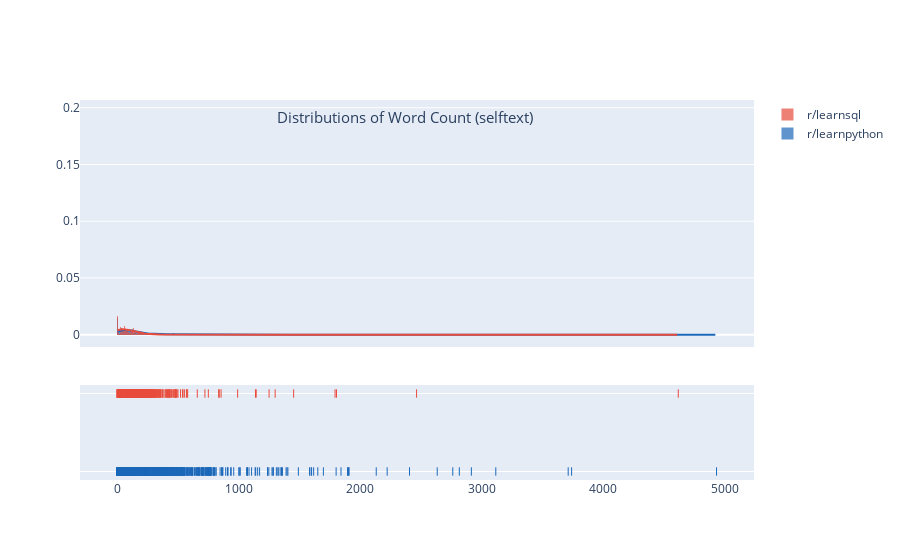

Notebook code for this chart:
### Markdown cell above
Overall title length distributions are nearly identical for both subreddits, likely because there's the same character limit for titles imposed on both subreddits.

### Code cell
import plotly.figure_factory as ff

hist_data = [learnpy['post_wc'], learnsql['post_wc']]
group_labels = ['r/learnpython', 'r/learnsql']

fig = ff.create_distplot(hist_data, group_labels, bin_size=[1, 1], colors=['#1C68B9', '#E84C3C'])
fig.update_layout(title_text='Distributions of Word Count (selftext)', title_x=.45, title_y=.8, title_font_size=15)
fig.show()

### Figure 1 — Plotly figure (JSON) as saved in the notebook; plotly's stock layout.template omitted (floating-point values rounded to 4 significant figures; data arrays with more than 128 entries replaced by an {"elided": "..."} marker saying what was removed)
{"data": [{"histnorm": "probability density", "legendgroup": "r/learnpython", "marker": {"color": "#1C68B9"}, "name": "r/learnpython", "opacity": 0.7, "type": "histogram", "x": {"elided": "3328 int values"}, "xaxis": "x", "xbins": {"end": 4932, "size": 1, "start": 1}, "yaxis": "y"}, {"histnorm": "probability density", "legendgroup": "r/learnsql", "marker": {"color": "#E84C3C"}, "name": "r/learnsql", "opacity": 0.7, "type": "histogram", "x": {"elided": "1389 int values"}, "xaxis": "x", "xbins": {"end": 4617, "size": 1, "start": 1}, "yaxis": "y"}, {"legendgroup": "r/learnpython", "marker": {"color": "#1C68B9"}, "mode": "lines", "name": "r/learnpython", "showlegend": false, "type": "scatter", "x": {"elided": "500 float values"}, "xaxis": "x", "y": {"elided": "500 float values"}, "yaxis": "y"}, {"legendgroup": "r/learnsql", "marker": {"color": "#E84C3C"}, "mode": "lines", "name": "r/learnsql", "showlegend": false, "type": "scatter", "x": {"elided": "500 float values"}, "xaxis": "x", "y": {"elided": "500 float values"}, "yaxis": "y"}, {"legendgroup": "r/learnpython", "marker": {"color": "#1C68B9", "symbol": "line-ns-open"}, "mode": "markers", "name": "r/learnpython", "showlegend": false, "type": "scatter", "x": {"elided": "3328 int values"}, "xaxis": "x", "y": {"elided": "3328 str values"}, "yaxis": "y2"}, {"legendgroup": "r/learnsql", "marker": {"color": "#E84C3C", "symbol": "line-ns-open"}, "mode": "markers", "name": "r/learnsql", "showlegend": false, "type": "scatter", "x": {"elided": "1389 int values"}, "xaxis": "x", "y": {"elided": "1389 str values"}, "yaxis": "y2"}], "layout": {"autosize": true, "barmode": "overlay", "hovermode": "closest", "legend": {"traceorder": "reversed"}, "title": {"font": {"size": 15}, "text": "Distributions of Word Count (selftext)", "x": 0.45, "y": 0.8}, "xaxis": {"anchor": "y2", "autorange": true, "domain": [0, 1], "range": [-301.6, 5235.0], "type": "linear", "zeroline": false}, "yaxis": {"anchor": "free", "autorange": true, "domain": [0.35, 1], "position": 0, "range": [-0.01089, 0.2069], "type": "linear"}, "yaxis2": {"anchor": "x", "autorange": true, "domain": [0, 0.25], "dtick": 1, "range": [-0.1818, 1.182], "showticklabels": false, "type": "category"}}}
